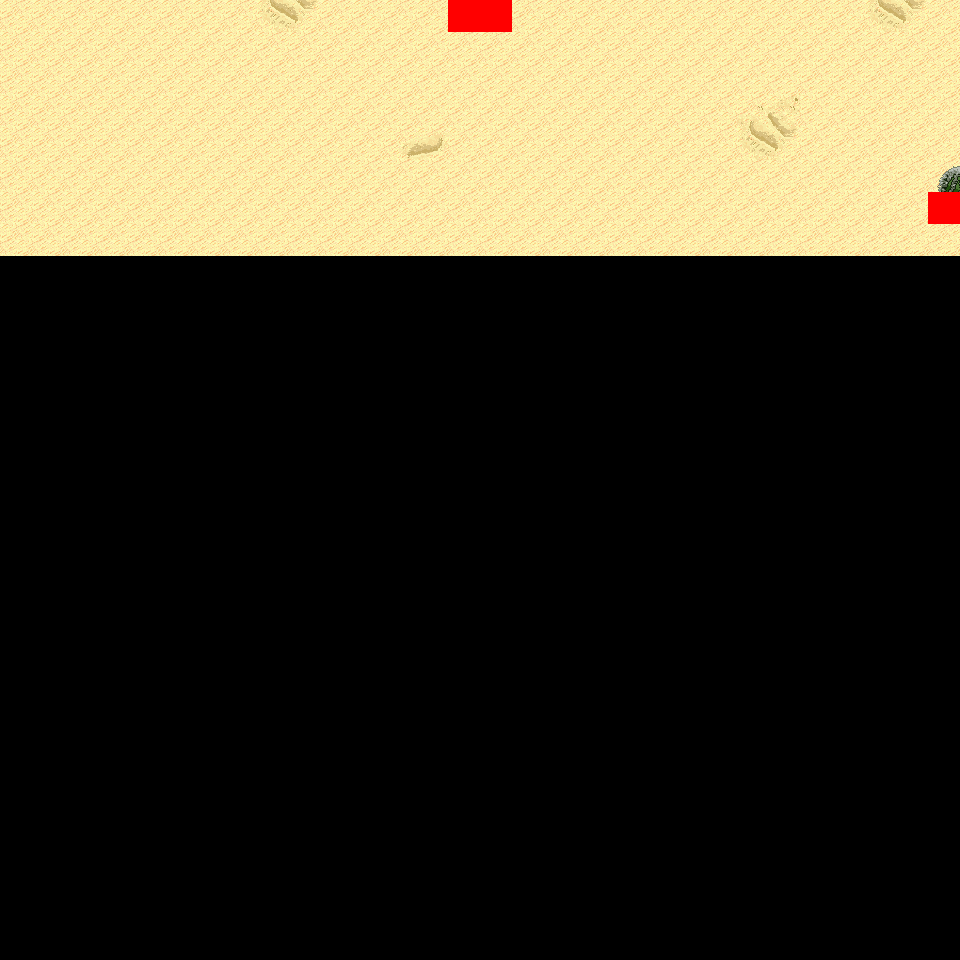

Tiled map render using the project's own tile images. Description and the map definition, with tile-layer contents summarised, below:
An orthogonal 30x30 tile map with 32x32 px tiles, 6 tile layers (Ground, Object, Object2, Above, ...), 6 tilesets and 4 objects (4x mapExit).

<map version="1.0" orientation="orthogonal" renderorder="right-down" width="30" height="30" tilewidth="32" tileheight="32" nextobjectid="5">
  <tileset firstgid="1" name="tileset_logic_collision" tilewidth="32" tileheight="32" tilecount="1" columns="1">
    <image source="../drawable/tileset_logic_collision.png" width="32" height="32" />
  </tileset>
  <tileset firstgid="2" name="tileset_terrain_desert" tilewidth="32" tileheight="32" tilecount="88" columns="8">
    <image source="../drawable/tileset_terrain_desert.png" width="256" height="352" />
  </tileset>
  <tileset firstgid="90" name="tileset_ground_sand_2" tilewidth="32" tileheight="32" tilecount="15" columns="5">
    <image source="../drawable/tileset_ground_sand_2.png" width="160" height="96" />
  </tileset>
  <tileset firstgid="105" name="tileset_plant_cactus_2" tilewidth="32" tileheight="32" tilecount="10" columns="5">
    <image source="../drawable/tileset_plant_cactus_2.png" width="160" height="64" />
  </tileset>
  <tileset firstgid="115" name="tileset_plant_round_cactuses" tilewidth="32" tileheight="32" tilecount="20" columns="10">
    <image source="../drawable/tileset_plant_round_cactuses.png" width="320" height="64" />
  </tileset>
  <tileset firstgid="135" name="tileset_plant_cactus" tilewidth="32" tileheight="32" tilecount="2" columns="1">
    <image source="../drawable/tileset_plant_cactus.png" width="32" height="64" />
  </tileset>
  <layer name="Ground" width="30" height="30">
    <data>[900 cells, 240 non-empty, 7 distinct tile ids]</data>
  </layer>
  <layer name="Object" width="30" height="30">
    <data>[900 cells, 3 non-empty, 2 distinct tile ids]</data>
  </layer>
  <layer name="Object2" width="30" height="30">
    <data>[900 cells, 0 non-empty, 0 distinct tile ids]</data>
  </layer>
  <layer name="Above" width="30" height="30">
    <data>[900 cells, 1 non-empty, 1 distinct tile ids]</data>
  </layer>
  <layer name="Above2" width="30" height="30">
    <data>[900 cells, 0 non-empty, 0 distinct tile ids]</data>
  </layer>
  <layer name="Walkable" width="30" height="30">
    <data>[900 cells, 3 non-empty, 1 distinct tile ids]</data>
  </layer>
  <objectgroup name="MapEvents">
    <object id="1" name="north" type="mapExit" x="0" y="0" width="448" height="32">
      <properties>
        <property name="map" value="level_0_x17_y113" />
        <property name="x" value="0" />
        <property name="y" value="28" />
      </properties>
    </object>
    <object id="2" name="north2" type="mapExit" x="512" y="0" width="448" height="32">
      <properties>
        <property name="map" value="level_0_x17_y113" />
        <property name="x" value="16" />
        <property name="y" value="28" />
      </properties>
    </object>
    <object id="3" name="east" type="mapExit" x="928" y="0" width="32" height="192">
      <properties>
        <property name="map" value="level_0_x18_y114" />
        <property name="x" value="1" />
        <property name="y" value="0" />
      </properties>
    </object>
    <object id="4" name="east2" type="mapExit" x="928" y="224" width="32" height="736">
      <properties>
        <property name="map" value="level_0_x18_y114" />
        <property name="x" value="1" />
        <property name="y" value="7" />
      </properties>
    </object>
  </objectgroup>
</map>
